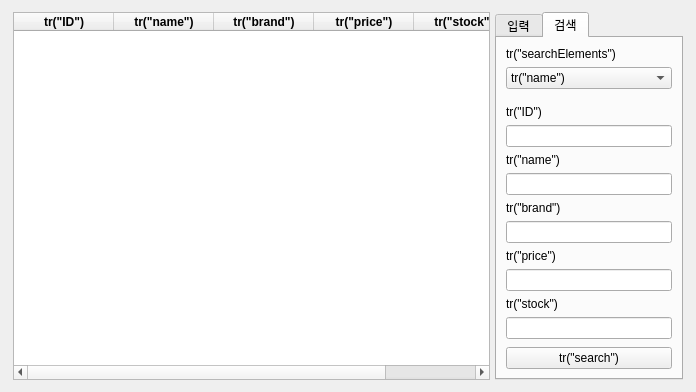
<?xml version="1.0" encoding="UTF-8"?>
<ui version="4.0">
 <class>productManager</class>
 <widget class="QWidget" name="productManager">
  <property name="geometry">
   <rect>
    <x>0</x>
    <y>0</y>
    <width>696</width>
    <height>377</height>
   </rect>
  </property>
  <property name="windowTitle">
   <string>Form</string>
  </property>
  <layout class="QHBoxLayout" name="horizontalLayout">
   <item>
    <layout class="QHBoxLayout" name="horizontalLayout_6" stretch="12,0,4">
     <property name="spacing">
      <number>0</number>
     </property>
     <property name="leftMargin">
      <number>2</number>
     </property>
     <property name="topMargin">
      <number>1</number>
     </property>
     <property name="rightMargin">
      <number>2</number>
     </property>
     <property name="bottomMargin">
      <number>1</number>
     </property>
     <item>
      <widget class="QTableWidget" name="tableWidget_2">
       <attribute name="horizontalHeaderCascadingSectionResizes">
        <bool>false</bool>
       </attribute>
       <attribute name="horizontalHeaderShowSortIndicator" stdset="0">
        <bool>false</bool>
       </attribute>
       <attribute name="horizontalHeaderStretchLastSection">
        <bool>true</bool>
       </attribute>
       <attribute name="verticalHeaderCascadingSectionResizes">
        <bool>false</bool>
       </attribute>
       <column>
        <property name="text">
         <string>tr(&quot;ID&quot;)</string>
        </property>
        <property name="font">
         <font>
          <bold>true</bold>
         </font>
        </property>
       </column>
       <column>
        <property name="text">
         <string>tr(&quot;name&quot;)</string>
        </property>
        <property name="font">
         <font>
          <bold>true</bold>
         </font>
        </property>
       </column>
       <column>
        <property name="text">
         <string>tr(&quot;brand&quot;)</string>
        </property>
        <property name="font">
         <font>
          <bold>true</bold>
         </font>
        </property>
       </column>
       <column>
        <property name="text">
         <string>tr(&quot;price&quot;)</string>
        </property>
        <property name="font">
         <font>
          <bold>true</bold>
         </font>
        </property>
       </column>
       <column>
        <property name="text">
         <string>tr(&quot;stock&quot;)</string>
        </property>
        <property name="font">
         <font>
          <bold>true</bold>
         </font>
        </property>
       </column>
      </widget>
     </item>
     <item>
      <spacer name="horizontalSpacer_3">
       <property name="orientation">
        <enum>Qt::Horizontal</enum>
       </property>
       <property name="sizeType">
        <enum>QSizePolicy::Minimum</enum>
       </property>
       <property name="sizeHint" stdset="0">
        <size>
         <width>5</width>
         <height>18</height>
        </size>
       </property>
      </spacer>
     </item>
     <item>
      <widget class="QTabWidget" name="tabWidget_3">
       <property name="currentIndex">
        <number>1</number>
       </property>
       <widget class="QWidget" name="m_customerAddTab_2">
        <attribute name="title">
         <string>입력</string>
        </attribute>
        <layout class="QHBoxLayout" name="horizontalLayout_8">
         <item>
          <layout class="QVBoxLayout" name="verticalLayout_14">
           <item>
            <layout class="QVBoxLayout" name="verticalLayout_15">
             <property name="sizeConstraint">
              <enum>QLayout::SetDefaultConstraint</enum>
             </property>
             <item>
              <layout class="QVBoxLayout" name="verticalLayout_16">
               <item>
                <widget class="QLabel" name="label_13">
                 <property name="sizePolicy">
                  <sizepolicy hsizetype="Expanding" vsizetype="Maximum">
                   <horstretch>0</horstretch>
                   <verstretch>0</verstretch>
                  </sizepolicy>
                 </property>
                 <property name="text">
                  <string>tr(&quot;ID&quot;)</string>
                 </property>
                </widget>
               </item>
               <item>
                <widget class="QLineEdit" name="lineEdit_12">
                 <property name="readOnly">
                  <bool>true</bool>
                 </property>
                </widget>
               </item>
              </layout>
             </item>
             <item>
              <widget class="QLabel" name="label_12">
               <property name="sizePolicy">
                <sizepolicy hsizetype="Expanding" vsizetype="Maximum">
                 <horstretch>0</horstretch>
                 <verstretch>0</verstretch>
                </sizepolicy>
               </property>
               <property name="text">
                <string>tr(&quot;name&quot;)</string>
               </property>
              </widget>
             </item>
             <item>
              <widget class="QLineEdit" name="lineEdit_11"/>
             </item>
            </layout>
           </item>
           <item>
            <layout class="QVBoxLayout" name="verticalLayout_17">
             <item>
              <widget class="QLabel" name="label_14">
               <property name="sizePolicy">
                <sizepolicy hsizetype="Expanding" vsizetype="Maximum">
                 <horstretch>0</horstretch>
                 <verstretch>0</verstretch>
                </sizepolicy>
               </property>
               <property name="text">
                <string>tr(&quot;brand&quot;)</string>
               </property>
              </widget>
             </item>
             <item>
              <widget class="QLineEdit" name="lineEdit_13"/>
             </item>
            </layout>
           </item>
           <item>
            <layout class="QVBoxLayout" name="verticalLayout_18">
             <item>
              <widget class="QLabel" name="label_15">
               <property name="sizePolicy">
                <sizepolicy hsizetype="Expanding" vsizetype="Maximum">
                 <horstretch>0</horstretch>
                 <verstretch>0</verstretch>
                </sizepolicy>
               </property>
               <property name="text">
                <string>tr(&quot;price&quot;)</string>
               </property>
              </widget>
             </item>
             <item>
              <widget class="QLineEdit" name="lineEdit_14"/>
             </item>
            </layout>
           </item>
           <item>
            <layout class="QVBoxLayout" name="verticalLayout_19">
             <item>
              <widget class="QLabel" name="label_16">
               <property name="sizePolicy">
                <sizepolicy hsizetype="Expanding" vsizetype="Maximum">
                 <horstretch>0</horstretch>
                 <verstretch>0</verstretch>
                </sizepolicy>
               </property>
               <property name="text">
                <string>tr(&quot;stock&quot;)</string>
               </property>
              </widget>
             </item>
             <item>
              <widget class="QLineEdit" name="lineEdit_15"/>
             </item>
            </layout>
           </item>
           <item>
            <spacer name="verticalSpacer_4">
             <property name="orientation">
              <enum>Qt::Vertical</enum>
             </property>
             <property name="sizeHint" stdset="0">
              <size>
               <width>20</width>
               <height>40</height>
              </size>
             </property>
            </spacer>
           </item>
           <item>
            <layout class="QHBoxLayout" name="horizontalLayout_9">
             <property name="sizeConstraint">
              <enum>QLayout::SetNoConstraint</enum>
             </property>
             <item>
              <widget class="QPushButton" name="pushButton_4">
               <property name="text">
                <string>tr(&quot;change&quot;)</string>
               </property>
              </widget>
             </item>
             <item>
              <spacer name="horizontalSpacer_4">
               <property name="orientation">
                <enum>Qt::Horizontal</enum>
               </property>
               <property name="sizeType">
                <enum>QSizePolicy::Maximum</enum>
               </property>
               <property name="sizeHint" stdset="0">
                <size>
                 <width>13</width>
                 <height>21</height>
                </size>
               </property>
              </spacer>
             </item>
             <item>
              <widget class="QPushButton" name="pushButton_5">
               <property name="text">
                <string>tr(&quot;add&quot;)</string>
               </property>
              </widget>
             </item>
            </layout>
           </item>
          </layout>
         </item>
        </layout>
       </widget>
       <widget class="QWidget" name="m_customerSerchTab_2">
        <attribute name="title">
         <string>검색</string>
        </attribute>
        <layout class="QHBoxLayout" name="horizontalLayout_10">
         <item>
          <layout class="QVBoxLayout" name="verticalLayout_20">
           <item>
            <widget class="QLabel" name="label_17">
             <property name="text">
              <string>tr(&quot;searchElements&quot;)</string>
             </property>
            </widget>
           </item>
           <item>
            <widget class="QComboBox" name="comboBox_2">
             <item>
              <property name="text">
               <string>tr(&quot;name&quot;)</string>
              </property>
             </item>
             <item>
              <property name="text">
               <string>tr(&quot;ID&quot;)</string>
              </property>
             </item>
             <item>
              <property name="text">
               <string>tr(&quot;brand&quot;)</string>
              </property>
             </item>
             <item>
              <property name="text">
               <string>tr(&quot;price&quot;)</string>
              </property>
             </item>
             <item>
              <property name="text">
               <string>tr(&quot;stock&quot;)</string>
              </property>
             </item>
            </widget>
           </item>
           <item>
            <spacer name="verticalSpacer_5">
             <property name="orientation">
              <enum>Qt::Vertical</enum>
             </property>
             <property name="sizeType">
              <enum>QSizePolicy::Fixed</enum>
             </property>
             <property name="sizeHint" stdset="0">
              <size>
               <width>20</width>
               <height>10</height>
              </size>
             </property>
            </spacer>
           </item>
           <item>
            <layout class="QVBoxLayout" name="verticalLayout_21">
             <property name="sizeConstraint">
              <enum>QLayout::SetDefaultConstraint</enum>
             </property>
             <item>
              <layout class="QVBoxLayout" name="verticalLayout_22">
               <item>
                <widget class="QLabel" name="label_19">
                 <property name="sizePolicy">
                  <sizepolicy hsizetype="Expanding" vsizetype="Maximum">
                   <horstretch>0</horstretch>
                   <verstretch>0</verstretch>
                  </sizepolicy>
                 </property>
                 <property name="text">
                  <string>tr(&quot;ID&quot;)</string>
                 </property>
                </widget>
               </item>
               <item>
                <widget class="QLineEdit" name="lineEdit_17">
                 <property name="readOnly">
                  <bool>false</bool>
                 </property>
                </widget>
               </item>
              </layout>
             </item>
             <item>
              <widget class="QLabel" name="label_18">
               <property name="sizePolicy">
                <sizepolicy hsizetype="Expanding" vsizetype="Maximum">
                 <horstretch>0</horstretch>
                 <verstretch>0</verstretch>
                </sizepolicy>
               </property>
               <property name="text">
                <string>tr(&quot;name&quot;)</string>
               </property>
              </widget>
             </item>
             <item>
              <widget class="QLineEdit" name="lineEdit_16"/>
             </item>
            </layout>
           </item>
           <item>
            <layout class="QVBoxLayout" name="verticalLayout_23">
             <item>
              <widget class="QLabel" name="label_20">
               <property name="sizePolicy">
                <sizepolicy hsizetype="Expanding" vsizetype="Maximum">
                 <horstretch>0</horstretch>
                 <verstretch>0</verstretch>
                </sizepolicy>
               </property>
               <property name="text">
                <string>tr(&quot;brand&quot;)</string>
               </property>
              </widget>
             </item>
             <item>
              <widget class="QLineEdit" name="lineEdit_18"/>
             </item>
            </layout>
           </item>
           <item>
            <layout class="QVBoxLayout" name="verticalLayout_24">
             <item>
              <widget class="QLabel" name="label_21">
               <property name="sizePolicy">
                <sizepolicy hsizetype="Expanding" vsizetype="Maximum">
                 <horstretch>0</horstretch>
                 <verstretch>0</verstretch>
                </sizepolicy>
               </property>
               <property name="text">
                <string>tr(&quot;price&quot;)</string>
               </property>
              </widget>
             </item>
             <item>
              <widget class="QLineEdit" name="lineEdit_19"/>
             </item>
            </layout>
           </item>
           <item>
            <layout class="QVBoxLayout" name="verticalLayout_25">
             <item>
              <widget class="QLabel" name="label_22">
               <property name="sizePolicy">
                <sizepolicy hsizetype="Expanding" vsizetype="Maximum">
                 <horstretch>0</horstretch>
                 <verstretch>0</verstretch>
                </sizepolicy>
               </property>
               <property name="text">
                <string>tr(&quot;stock&quot;)</string>
               </property>
              </widget>
             </item>
             <item>
              <widget class="QLineEdit" name="lineEdit_20"/>
             </item>
            </layout>
           </item>
           <item>
            <spacer name="verticalSpacer_6">
             <property name="orientation">
              <enum>Qt::Vertical</enum>
             </property>
             <property name="sizeType">
              <enum>QSizePolicy::Expanding</enum>
             </property>
             <property name="sizeHint" stdset="0">
              <size>
               <width>20</width>
               <height>40</height>
              </size>
             </property>
            </spacer>
           </item>
           <item>
            <widget class="QPushButton" name="pushButton_6">
             <property name="text">
              <string>tr(&quot;search&quot;)</string>
             </property>
            </widget>
           </item>
          </layout>
         </item>
        </layout>
       </widget>
      </widget>
     </item>
    </layout>
   </item>
  </layout>
 </widget>
 <resources/>
 <connections/>
</ui>
